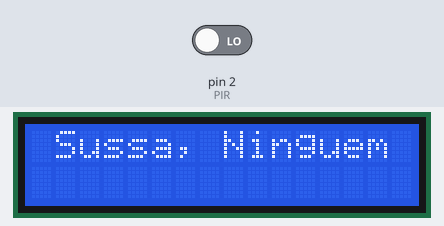
The sketch below on a simulated Arduino Uno, built with avr-gcc and run on an emulated ATmega328P. Parts: 16×2 character LCD. The inputs (shaded band) are chosen by the test bench; at power-on: pin 2 (PIR) LOW.

Above: at 1.2 s.
1.3 s: pin 2 (PIR) driven HIGH
At 6.4 s:
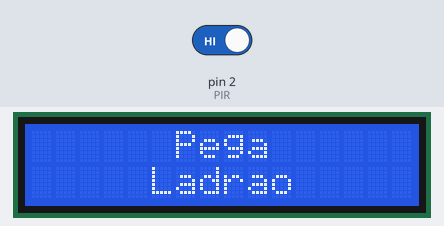
7.3 s: pin 2 (PIR) driven LOW
At 11.5 s:
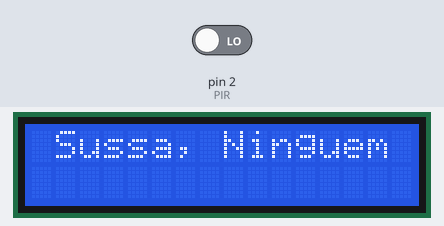
Timing chart, 0 to 13.0 s (numbered marks = the images above; inputs shaded):
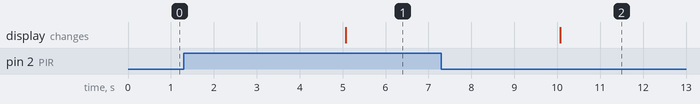

The sketch:

projeto_pir_lcd.ino
```cpp
#include <LiquidCrystal.h>

LiquidCrystal lcd(12, 11, 7, 6, 5, 4);
int PIR=2;

void setup(){
  Serial.begin(9600);
  lcd.begin(16, 2);
  pinMode(PIR, INPUT);

}
void loop(){
  int acionamento = digitalRead(PIR);
  if(acionamento==HIGH){
  	lcd.clear();
  	lcd.setCursor(6, 0);
  	lcd.print("Pega");
  	lcd.setCursor(5, 1);
  	lcd.print("Ladrao");
    delay(5000);
  }
  else{
 	lcd.clear();
  	lcd.setCursor(1,0);
  	lcd.print("Sussa, Ninguem");
    delay(5000);
  }
}
```

Measured:
- after the input at 1.3 s, the display: changes after 3.8 s (image 1)
- after the input at 7.3 s, the display: changes after 2.8 s (image 2)
